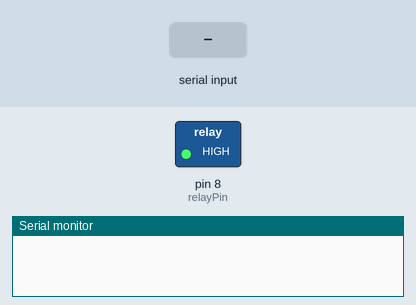
A sketch run on a simulated Arduino Uno, built with avr-gcc and run on an emulated ATmega328P. On the bench: switched loads named in the sketch (green lamp = pin HIGH), the last lines printed to the serial monitor. The inputs (shaded band) are chosen by the test bench.

Above: at 1.2 s.
1.3 s: "90,45\n" received over the second serial link
At 2.5 s:
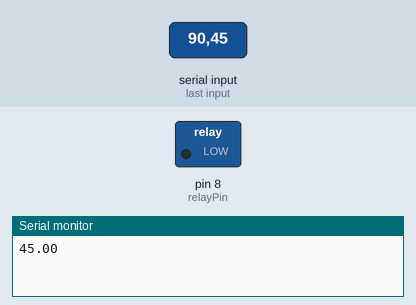
Timing chart, 0 to 4.3 s (numbered marks = the images above; inputs shaded):
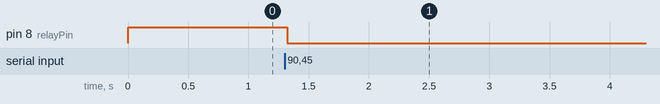

Measured:
- after the input at 1.3 s, pin 8 (relayPin): HIGH → LOW at once

The sketch:

ArduinoUno.ino
```cpp
#include <SoftwareSerial.h>
SoftwareSerial ArduinoUno(3, 2);

int relayPin = 8;
int status = 1;

void setup()
{
    pinMode(relayPin, OUTPUT);
    Serial.begin(9600);
    ArduinoUno.begin(4800);
}

void loop()
{
    digitalWrite(relayPin, status);
    while (ArduinoUno.available() > 0)
    {
        float val = ArduinoUno.parseFloat();
        if (ArduinoUno.read() == '\n')
        {
            status = 0;
            digitalWrite(relayPin, status);
            Serial.println(val);
        }
    }
    delay(30);
}
```
